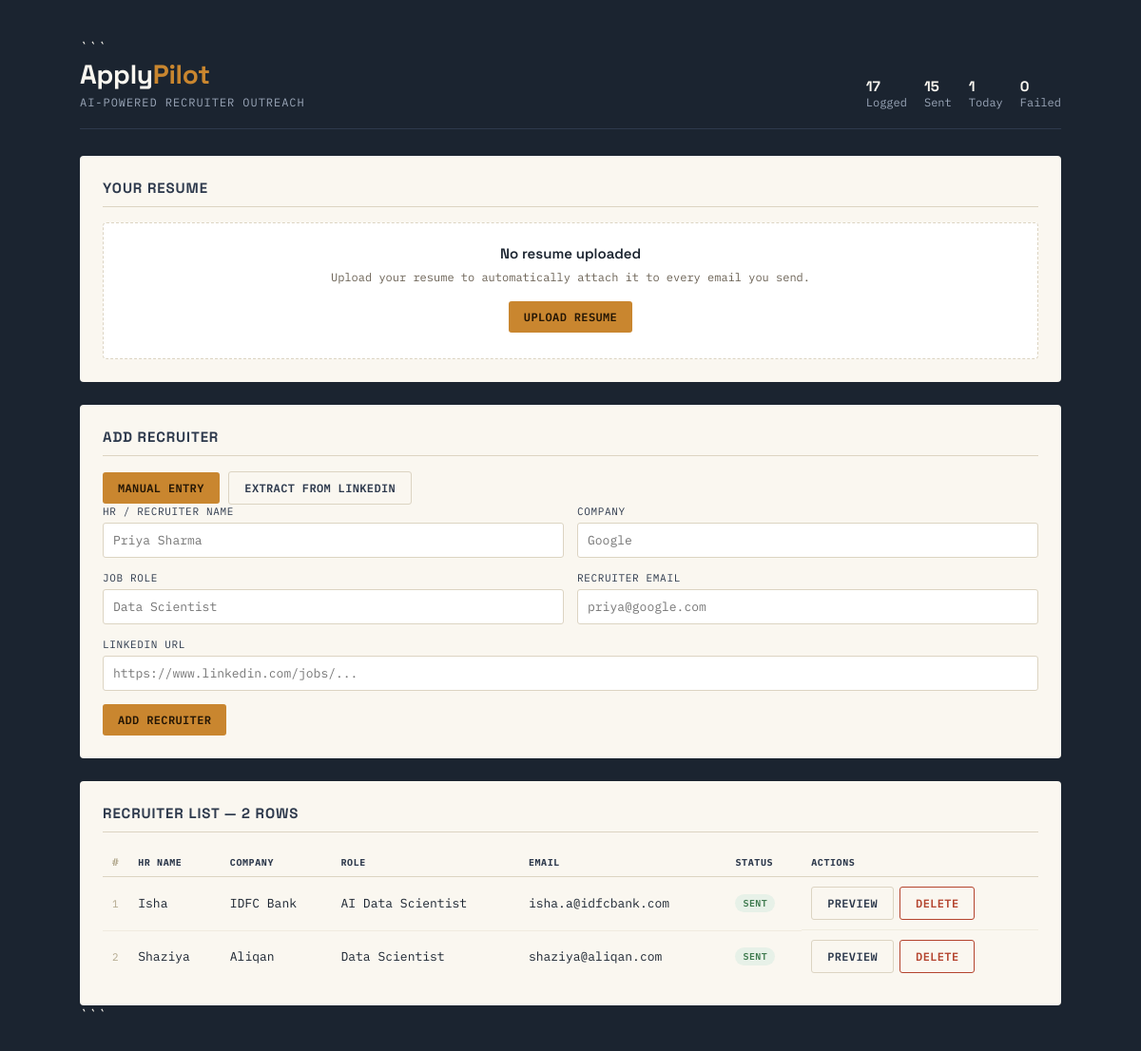
The page / on the database its author committed.
### tables this page shows
CREATE TABLE recruiter_contacts (
    id              INTEGER PRIMARY KEY AUTOINCREMENT,
    hr_name         TEXT NOT NULL,
    company         TEXT NOT NULL,
    job_role        TEXT NOT NULL,
    email           TEXT NOT NULL,
    linkedin_url    TEXT,
    subject         TEXT,
    email_body      TEXT,
    status          TEXT NOT NULL DEFAULT 'PENDING',
    sent_at         TEXT,
    error_message   TEXT,
    created_at      TEXT NOT NULL
);

### webapp.py (the view)
@app.route("/")
def index():
    rows = _build_rows()
    stats = db.get_stats()
    resume_path = _get_user_resume_path()
    resume_name = None
    if resume_path:
        resume_name = Path(resume_path).name
    return render_template(
        "index.html",
        rows=rows,
        stats=stats,
        settings=settings,
        extracted=None,
        resume_path=resume_path,
        resume_name=resume_name,
    )

### database/db.py (called while the page is built)
    @contextmanager
    def _connect(self) -> Iterator[sqlite3.Connection]:
        conn = sqlite3.connect(self.db_path)
        conn.row_factory = sqlite3.Row
        try:
            yield conn
            conn.commit()
        finally:
            conn.close()

    def count_sent_today(self) -> int:
        today = date.today().isoformat()
        with self._connect() as conn:
            row = conn.execute(
                """
                SELECT COUNT(*) AS c FROM recruiter_contacts
                WHERE status = ? AND substr(sent_at, 1, 10) = ?
                """,
                (ContactStatus.SENT.value, today),
            ).fetchone()
            return row["c"] if row else 0

    def get_stats(self) -> dict:
        with self._connect() as conn:
            rows = conn.execute(
                "SELECT status, COUNT(*) AS c FROM recruiter_contacts GROUP BY status"
            ).fetchall()
            stats = {s.value: 0 for s in ContactStatus}
            for row in rows:
                stats[row["status"]] = row["c"]
            stats["sent_today"] = self.count_sent_today()
            stats["total"] = sum(stats[s.value] for s in ContactStatus)
            return stats

    def get_latest_status(self, email: str) -> Optional[str]:
        with self._connect() as conn:
            row = conn.execute(
                """
                SELECT status FROM recruiter_contacts
                WHERE email = ?
                ORDER BY id DESC
                LIMIT 1
                """,
                (email.strip().lower(),),
            ).fetchone()
            return row["status"] if row else None

### input/csv_reader.py (called while the page is built)
def _normalize_headers(fieldnames: list[str]) -> dict[str, str]:
    mapping: dict[str, str] = {}
    for header in fieldnames:
        key = header.strip().lower().replace(" ", "_")
        for canonical, aliases in COLUMN_ALIASES.items():
            if key in aliases:
                mapping[header] = canonical
                break
    return mapping

### webapp.py (called while the page is built)
def _load_records() -> list[RecruiterRecord]:
    try:
        return read_csv(settings.recruiters_csv_path)
    except Exception:
        return []

def _get_user_resume_path():
    uploaded_resume = session.get("resume_path")
    if uploaded_resume:
        resume_path = Path(uploaded_resume)
        if resume_path.exists():
            return str(resume_path)
    if settings.resume_path and Path(settings.resume_path).exists():
        return settings.resume_path
    return None

### templates/index.html (shortened to what this page needs)
<!DOCTYPE html>
<html lang="en">
<head>
  <link
    rel="stylesheet"
    href="{{ url_for('static', filename='style.css') }}"
  >
</head>
<body>
  <div class="shell">
```
<header class="masthead">
  <div>
    <div class="title">
      Apply<span>Pilot</span>
    </div>
    <div class="subtitle">
      AI-Powered Recruiter Outreach
    </div>
  </div>
  <div class="stat-strip">
    <div>
      <b>{{ stats.total }}</b>
      Logged
    </div>
    <div>
      <b>{{ stats.SENT }}</b>
      Sent
    </div>
    <div>
      <b>{{ stats.sent_today }}</b>
      Today
    </div>
    <div>
      <b>{{ stats.FAILED }}</b>
      Failed
    </div>
  </div>
</header>
<div class="panel">
  <h2>Your Resume</h2>
  <form
    method="POST"
    action="{{ url_for('upload_resume') }}"
    enctype="multipart/form-data"
    class="resume-form"
  >
    {% if resume_path %}
      <div class="resume-current">
        <div class="resume-info">
          <div class="resume-icon">
            CV
          </div>
          <div>
            <div class="resume-name">
              {{ resume_name }}
            </div>
            <div class="resume-status">
              ✓ Ready to attach to emails
            </div>
          </div>
        </div>
        <label
          for="resume"
          class="btn btn-ghost"
        >
          Replace Resume
        </label>
      </div>
    {% else %}
      <div class="resume-empty">
        <div class="resume-empty-title">
          No resume uploaded
        </div>
        <div class="resume-empty-text">
          Upload your resume to automatically attach it
          to every email you send.
        </div>
        <label
          for="resume"
          class="btn btn-primary"
        >
          Upload Resume
        </label>
      </div>
    {% endif %}
  </form>
</div>
<div class="panel">
  <h2>Add Recruiter</h2>
  <div class="entry-mode">
    <button
      type="button"
      id="manual-btn"
      class="btn btn-primary"
      onclick="showManual()"
    >
      Manual Entry
    </button>
    <button
      type="button"
      id="linkedin-btn"
      class="btn btn-ghost"
      onclick="showLinkedIn()"
    >
      Extract from LinkedIn
    </button>
  </div>
  <div id="manual-entry">
    <form
      class="add-form"
      method="POST"
      action="{{ url_for('add') }}"
    >
      <div>
        <label for="hr_name">
          HR / Recruiter Name
        </label>
        <input
          type="text"
          id="hr_name"
          name="hr_name"
          placeholder="Priya Sharma"
          value="{{ extracted.hr_name if extracted else '' }}"
          required
        >
      </div>
      <div>
        <label for="company">
          Company
        </label>
        <input
          type="text"
          id="company"
          name="company"
          placeholder="Google"
          value="{{ extracted.company if extracted else '' }}"
          required
        >
      </div>
      <div>
        <label for="job_role">
          Job Role
        </label>
        <input
          type="text"
          id="job_role"
          name="job_role"
          placeholder="Data Scientist"
          value="{{ extracted.job_role if extracted else '' }}"
          required
        >
      </div>
      <div>
        <label for="email">
          Recruiter Email
        </label>
        <input
          type="email"
          id="email"
          name="email"
          placeholder="priya@google.com"
          value="{{ extracted.email if extracted else '' }}"
          required
        >
      </div>
      <div class="full">
        <label for="linkedin_url">
          LinkedIn URL
        </label>
        <input
          type="url"
          id="linkedin_url"
          name="linkedin_url"
          placeholder="https://www.linkedin.com/jobs/..."
          value="{{ extracted.linkedin_url if extracted and extracted.linkedin_url else '' }}"
        >
      </div>
      <div class="full">
        <button
          type="submit"
          class="btn btn-primary"
        >
          Add Recruiter
        </button>
      </div>
    </form>
  </div>
</div>
<div class="panel">
  <h2>
    Recruiter List —
    {{ rows|length }}
    row{{ 's' if rows|length != 1 else '' }}
  </h2>
  {% if rows %}
  <table>
    <thead>
      <tr>
        <th class="row-index">
          #
        </th>
        <th>
          HR Name
        </th>
        <th>
          Company
        </th>
        <th>
          Role
        </th>
        <th>
          Email
        </th>
        <th>
          Status
        </th>
        <th>
          Actions
        </th>
      </tr>
    </thead>
    <tbody>
      {% for row in rows %}
      <tr>
        <td class="row-index">
          {{ row.index + 1 }}
        </td>
        <td>
          {{ row.hr_name }}
        </td>
        <td>
          {{ row.company }}
        </td>
        <td>
          {{ row.job_role }}
        </td>
        <td>
          {{ row.email }}
        </td>
        <td>
          {% if row.status %}
            <span class="badge {{ row.status }}">
              {{ row.status }}
            </span>
          {% else %}
            <span class="badge new">
              NEW
            </span>
          {% endif %}
        </td>
        <td class="actions">
          <a
            class="btn btn-ghost"
            href="{{ url_for('preview', row_index=row.index) }}"
          >
            Preview
          </a>
          <form
            method="POST"
            action="{{ url_for('delete', row_index=row.index) }}"
            onsubmit="return confirm('Remove this recruiter from the list?');"
          >
            <button
              type="submit"
              class="btn btn-danger"
            >
              Delete
            </button>
          </form>
        </td>
      </tr>
      {% endfor %}
    </tbody>
  </table>
  {% else %}
  <div class="empty-state">
    No recruiters added yet. Use the form above to add your
    first one.
  </div>
  {% endif %}
</div>
```
  </div>
</body>
</html>

### static/style.css (style rules this page uses)
:root { --ink: #1B2430; --ink-soft: #2E3A4D; --paper: #FAF7F0; --paper-dim: #F0EBDF; --line: #DCD4C2; --amber: #C9862F; --amber-dark: #A66D22; --sent: #3E7A4E; --sent-bg: #E7F1E8; --failed: #B4442E; --failed-bg: #F7E7E2; --skipped: #6B6255; --skipped-bg: #EDE8DC; --pending: #3D5A80; --pending-bg: #E4EBF3; }
* { box-sizing: border-box; }
body { margin: 0; background: var(--ink); color: var(--paper); font-family: 'IBM Plex Mono', monospace; min-height: 100vh; }
.shell { max-width: 1080px; margin: 0 auto; padding: 40px 24px 80px; }
header.masthead { border-bottom: 1px solid var(--ink-soft); padding-bottom: 20px; margin-bottom: 28px; display: flex; justify-content: space-between; align-items: flex-end; flex-wrap: wrap; gap: 12px; }
header.masthead .title { font-family: 'Space Grotesk', sans-serif; font-weight: 700; font-size: 28px; letter-spacing: -0.01em; color: var(--paper); }
header.masthead .title span { color: var(--amber); }
header.masthead .subtitle { font-size: 12px; color: #9AA6B8; text-transform: uppercase; letter-spacing: 0.08em; margin-top: 4px; }
.stat-strip { display: flex; gap: 18px; font-size: 12px; color: #9AA6B8; }
.stat-strip b { color: var(--paper); font-family: 'Space Grotesk', sans-serif; font-size: 15px; display: block; }
.panel { background: var(--paper); color: var(--ink); border-radius: 4px; padding: 24px; }
.panel + .panel { margin-top: 24px; }
.panel h2 { font-family: 'Space Grotesk', sans-serif; font-size: 15px; text-transform: uppercase; letter-spacing: 0.06em; margin: 0 0 16px; color: var(--ink-soft); border-bottom: 1px solid var(--line); padding-bottom: 10px; }
form.add-form { display: grid; grid-template-columns: repeat(2, 1fr); gap: 14px; }
form.add-form .full { grid-column: 1 / -1; }
label { display: block; font-size: 11px; text-transform: uppercase; letter-spacing: 0.06em; color: var(--ink-soft); margin-bottom: 5px; }
input[type="text"], input[type="email"], input[type="url"] { width: 100%; padding: 9px 10px; border: 1px solid var(--line); border-radius: 3px; background: #fff; font-family: 'IBM Plex Mono', monospace; font-size: 13px; color: var(--ink); }
.btn { display: inline-block; border: none; border-radius: 3px; padding: 9px 16px; font-family: 'IBM Plex Mono', monospace; font-size: 12px; font-weight: 600; letter-spacing: 0.03em; cursor: pointer; text-decoration: none; text-transform: uppercase; }
.btn-primary { background: var(--amber); color: #241605; }
.btn-ghost { background: transparent; border: 1px solid var(--line); color: var(--ink-soft); }
.btn-danger { background: transparent; border: 1px solid var(--failed); color: var(--failed); }
table { width: 100%; border-collapse: collapse; font-size: 13px; }
th { text-align: left; font-size: 10px; text-transform: uppercase; letter-spacing: 0.06em; color: var(--ink-soft); border-bottom: 1px solid var(--line); padding: 8px 10px; }
td { padding: 10px; border-bottom: 1px solid var(--paper-dim); vertical-align: middle; }
tr:last-child td { border-bottom: none; }
.row-index { color: #B3A98E; font-size: 11px; width: 24px; }
.badge { display: inline-block; font-size: 10px; font-weight: 600; text-transform: uppercase; letter-spacing: 0.04em; padding: 3px 8px; border-radius: 20px; }
.badge.SENT { background: var(--sent-bg); color: var(--sent); }
.actions { display: flex; gap: 6px; }
.actions form { display: inline; }
.resume-form { width: 100%; }
.resume-empty { padding: 22px; border: 1px dashed var(--line); border-radius: 4px; text-align: center; background: #fff; }
.resume-empty-title { font-family: 'Space Grotesk', sans-serif; font-weight: 600; font-size: 15px; color: var(--ink); margin-bottom: 6px; }
.resume-empty-text { font-size: 12px; color: #6B6255; margin-bottom: 16px; line-height: 1.6; }
.resume-form label { cursor: pointer; }

### rows shown on the page
recruiter_contacts: index "1", hr_name "Isha", company "IDFC Bank", job_role "AI Data Scientist", email "isha.a@idfcbank.com", status "SENT"
recruiter_contacts: index "2", hr_name "Shaziya", company "Aliqan", job_role "Data Scientist", email "shaziya@aliqan.com", status "SENT"

### other values the page prints
{{ stats.total }} "17"
{{ stats.SENT }} "15"
{{ stats.sent_today }} "1"
{{ stats.FAILED }} "0"
{{ rows|length }} "2"
{{ 's' if rows|length != 1 else '' }} "S"
